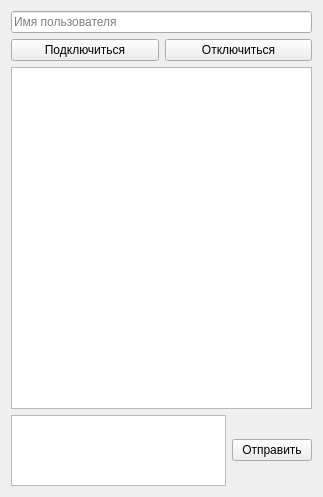
<?xml version="1.0" encoding="UTF-8"?>
<ui version="4.0">
 <class>UserWindow</class>
 <widget class="QWidget" name="UserWindow">
  <property name="geometry">
   <rect>
    <x>0</x>
    <y>0</y>
    <width>323</width>
    <height>497</height>
   </rect>
  </property>
  <property name="windowTitle">
   <string>Form</string>
  </property>
  <layout class="QVBoxLayout" name="verticalLayout_2">
   <item>
    <layout class="QVBoxLayout" name="verticalLayout">
     <item>
      <widget class="QLineEdit" name="userNamelineEdit">
       <property name="placeholderText">
        <string>Имя пользователя</string>
       </property>
       <property name="clearButtonEnabled">
        <bool>false</bool>
       </property>
      </widget>
     </item>
     <item>
      <layout class="QHBoxLayout" name="horizontalLayout">
       <item>
        <widget class="QPushButton" name="connectPushButton">
         <property name="text">
          <string>Подключиться</string>
         </property>
        </widget>
       </item>
       <item>
        <widget class="QPushButton" name="disconnectPushButton">
         <property name="text">
          <string>Отключиться</string>
         </property>
        </widget>
       </item>
      </layout>
     </item>
     <item>
      <widget class="QListView" name="messagesListView">
       <property name="minimumSize">
        <size>
         <width>0</width>
         <height>342</height>
        </size>
       </property>
      </widget>
     </item>
     <item>
      <layout class="QHBoxLayout" name="horizontalLayout_2">
       <item>
        <widget class="MessageTextEdit" name="messageTextEdit">
         <property name="maximumSize">
          <size>
           <width>16777215</width>
           <height>74</height>
          </size>
         </property>
        </widget>
       </item>
       <item>
        <widget class="QPushButton" name="sendMessagePushButton">
         <property name="text">
          <string>Отправить</string>
         </property>
        </widget>
       </item>
      </layout>
     </item>
    </layout>
   </item>
  </layout>
 </widget>
 <customwidgets>
  <customwidget>
   <class>MessageTextEdit</class>
   <extends>QTextEdit</extends>
   <header location="global">gui/userwindow.h</header>
  </customwidget>
 </customwidgets>
 <resources/>
 <connections/>
</ui>
